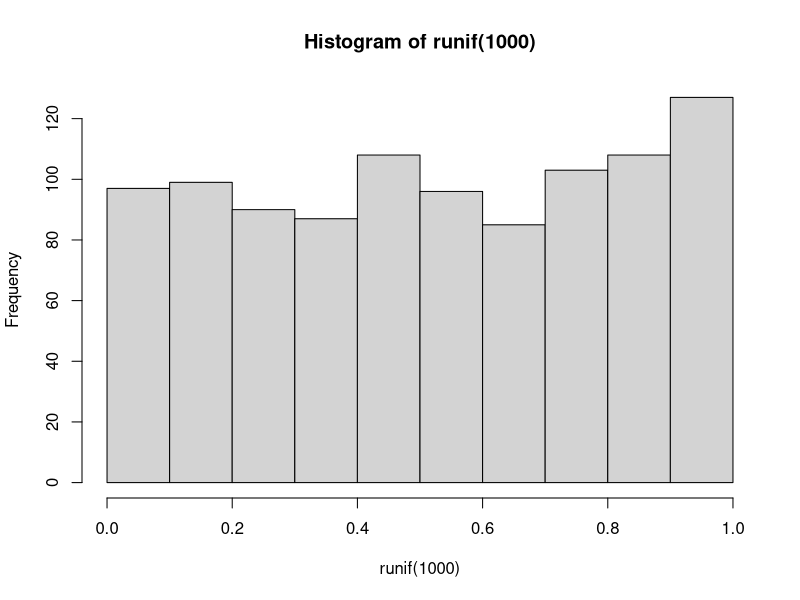
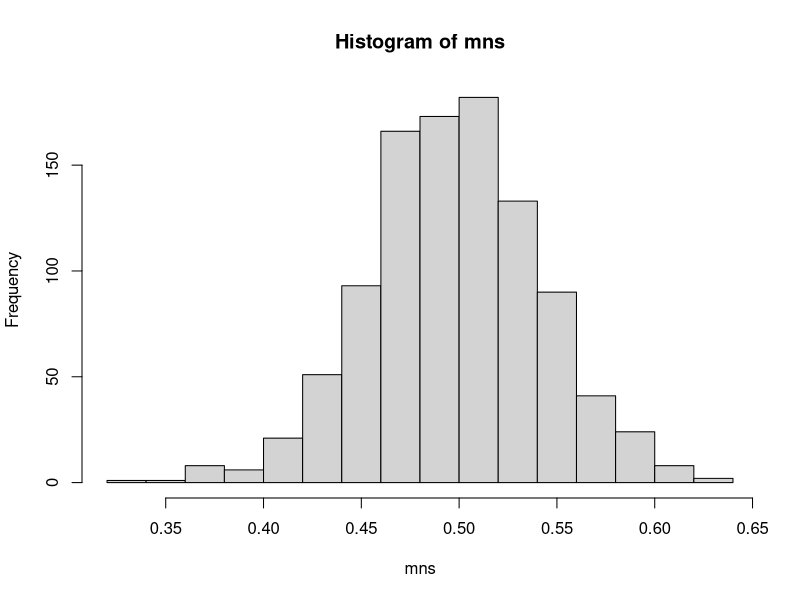
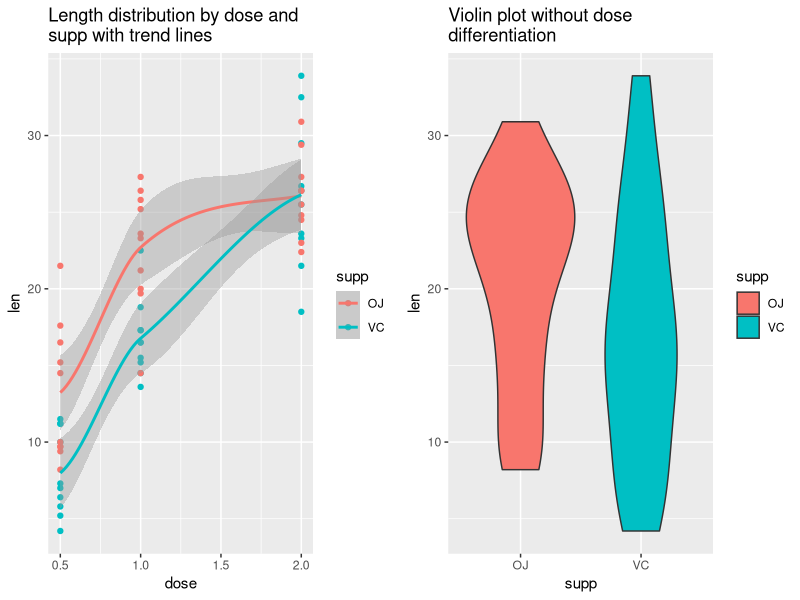

Generate these figures, in order, with R:
## ---- chunk 1
hist(runif(1000))
## ---- chunk 2
mns = NULL
for (i in 1 : 1000) mns = c(mns, mean(runif(40)))
hist(mns)
## ---- chunk 3
tooth <- datasets::ToothGrowth

summary(tooth)

library(ggplot2)
library(gridExtra)
p1 <-
    ggplot(tooth, aes(x = dose, y = len, color = supp)) + geom_point() + geom_smooth() +
    labs(title = "Length distribution by dose and \nsupp with trend lines")
p2 <-
    ggplot(tooth, aes(y = len, x = supp, fill = supp)) + geom_violin() + labs(title  = "Violin plot without dose \ndifferentiation")
grid.arrange(p1, p2, nrow = 1)
